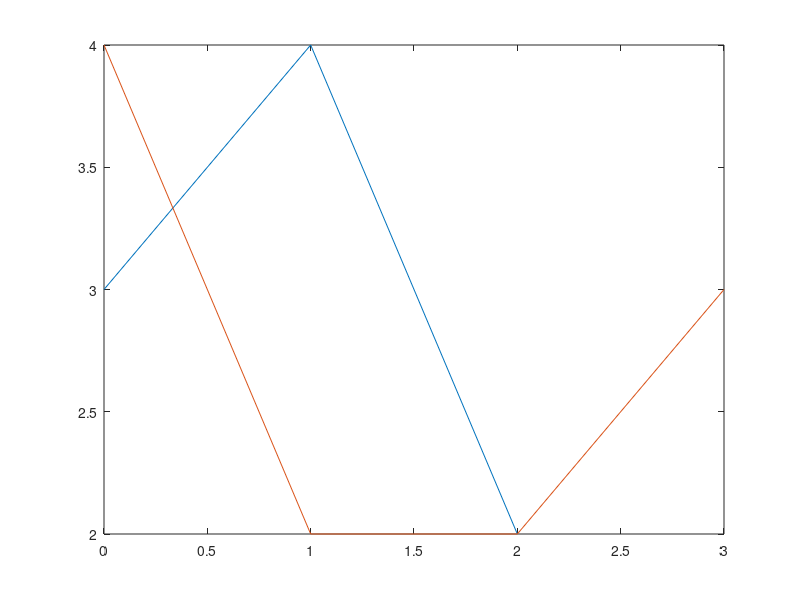

Write the MATLAB code that produced this figure. (Note: this script raises an error after producing the figure.)
#
# DTW implementation
#

s1=[3,4,2]
x1 = 0:2

s2=[4,2,2,3]
x2= 0:3

D=zeros(3,4)
for i = 1:length (s1)
	for j = 1:length (s2)
		D(i,j) = abs(s1(i) - s2(j));
	endfor
endfor
D

plot(x1, s1, x2, s2)

dwt(s1, s2)

